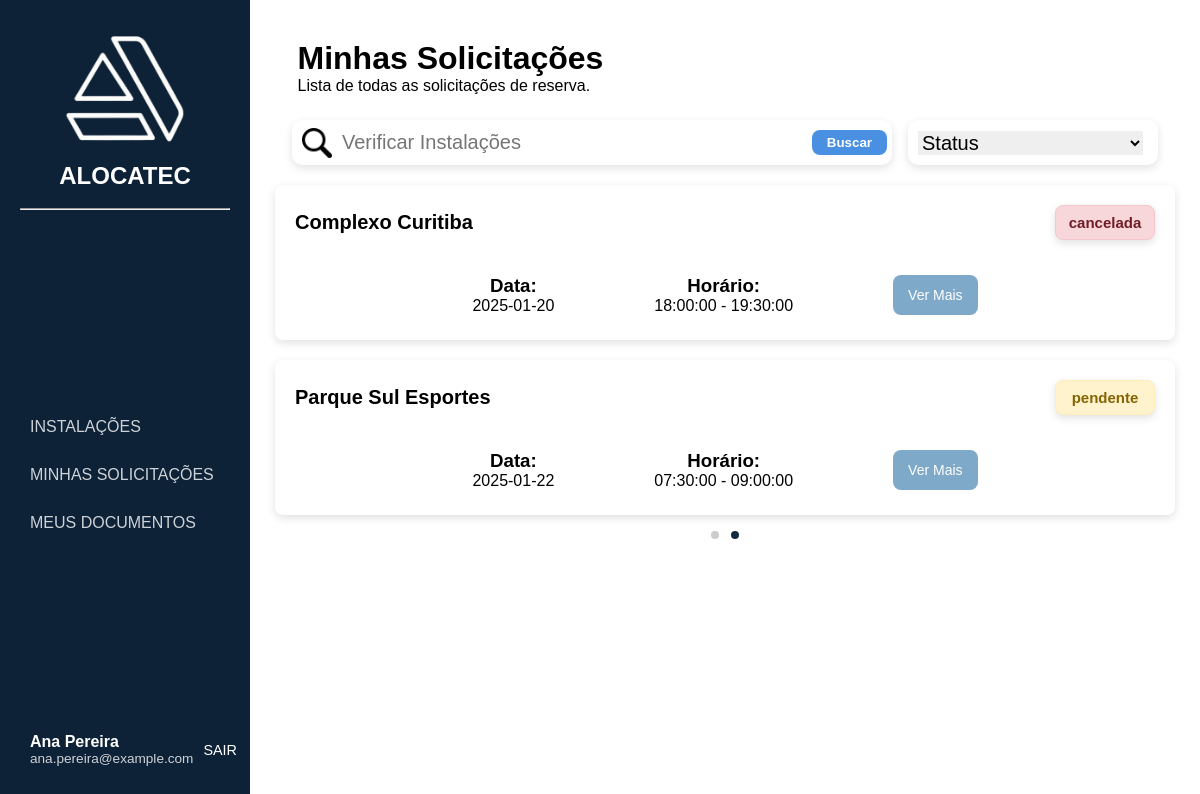
Screenshot of /pages/solicitacoes/solicitacoes.php?page=2 (signed in) with the database file from the repository.
### tables this page shows
CREATE TABLE reserva (
    id_reserva INT AUTO_INCREMENT PRIMARY KEY,
    data DATE NOT NULL,
    horario_inicio TIME NOT NULL,
    horario_fim TIME NOT NULL,
    status ENUM('pendente', 'concluída', 'cancelada') NOT NULL,
    capacidade INT NOT NULL, 
	data_reserva DATETIME DEFAULT CURRENT_TIMESTAMP,
    id_usuario INT NOT NULL,
    id_estabelecimento INT NOT NULL,
    id_espaco INT NOT NULL,
    id_administrador INT NOT NULL,
    FOREIGN KEY (id_usuario) REFERENCES usuario(id_usuario),
    FOREIGN KEY (id_estabelecimento) REFERENCES estabelecimento(id_estabelecimento),
    FOREIGN KEY (id_espaco) REFERENCES espaco(id_espaco),
    FOREIGN KEY (id_administrador) REFERENCES administrador(id_administrador)
);

CREATE TABLE estabelecimento (
    id_estabelecimento INT AUTO_INCREMENT PRIMARY KEY,
    nome_est VARCHAR(100) NOT NULL,
    tipo ENUM('Vôlei','Futebol','Basquete','Piscina', 'Poliesportivo','Outros') NOT NULL,
    endereco VARCHAR(150) NOT NULL,
    numero NUMERIC(5) NOT NULL,
    bairro VARCHAR(150) NOT NULL,
    cep VARCHAR(10) NOT NULL,
    cidade VARCHAR(150) NOT NULL,
    complemento VARCHAR(150),
    uf VARCHAR(2) NOT NULL,
    status ENUM('Ativo', 'Inativo') NOT NULL,
    inicio TIME NOT NULL,
    termino TIME NOT NULL,
    disponibilidade ENUM('Seg-Sex', 'Sab-Dom', 'Seg-Dom') NOT NULL,
    id_administrador INT NOT NULL,
    FOREIGN KEY (id_administrador) REFERENCES administrador(id_administrador)
);

### login/login.php (called while the page is built, shortened)
<?php
class Store
{
    public static function get($key)
    {
        return $_SESSION[$key] ?? null;
    }
}

### pages/solicitacoes/solicitacoes.php (the view, shortened to what this page needs)
<?php
require_once '../../login/login.php';
$usuario = Store::get('usuario');
?>
<!DOCTYPE html>
<html lang="pt-BR">
<head>
    <link rel="stylesheet" href="solicitacoes.css">
</head>
<body>
    <aside class="sidebar">
        <div class="logo">
            <div class="icone-logo">
                <img src="./img/logo.png" alt="Logo ALOCATEC">
            </div>
            <h2>ALOCATEC</h2>
            <br>
            <hr>
        </div>
        <nav>
            <ul>
                <li><a href="../instalacoes/instalacoes.php">INSTALAÇÕES</a></li>
                <li><a href="../solicitacoes/solicitacoes.php">MINHAS SOLICITAÇÕES</a></li>
                <li><a href="../documentos/meusdocumentos.php">MEUS DOCUMENTOS</a></li>
            </ul>
        </nav>
        <div class="user" data-usuario="<?= $usuario['id'] ?>"
             onclick="window.location.href='../perfil/perfil.php?usuario=<?= $usuario['id'] ?>'">
            <div class="user-info">
                <p class="nome"><?= htmlspecialchars($usuario['nome_usu']) ?></p>
                <p class="cargo"><?= htmlspecialchars($usuario['email']) ?></p>
            </div>
            <a href="../../login/logout.php" class="logout">SAIR</a>
        </div>
    </aside>
    <div class="content">
        <div class="page">
            <h1>Minhas Solicitações</h1>
            <p>Lista de todas as solicitações de reserva.</p>
        </div>
        <form method="GET" class="filters">
            <div class="search">
                <img src="./img/lupa.png" alt="Buscar">
                <input
                    type="text"
                    name="busca"
                    placeholder="Verificar Instalações"
                    value="<?= isset($_GET['busca']) ? htmlspecialchars($_GET['busca']) : '' ?>"
                />
                <button type="submit" class="btn-buscar">Buscar</button>
            </div>
            <div class="chip">
                <select name="status" onchange="this.form.submit()">
                    <option value="">Status</option>
                </select>
            </div>
        </form>
        <?php
        require_once '../../database/conexao_bd_mysql.php';
        $limite = 3;
        $onde_estou = isset($_GET['page']) ? max(1, intval($_GET['page'])) : 1;
        $linha_mysql = ($onde_estou - 1) * $limite;
        $statusFiltro = "";
        $buscaFiltro = "";
        $total_query = "
            SELECT COUNT(*) AS total
            FROM reserva R
            INNER JOIN estabelecimento E ON R.id_estabelecimento = E.id_estabelecimento
            WHERE 1=1
            $statusFiltro
            $buscaFiltro
        ";
        $total_result = mysqli_query($conexao_servidor_bd, $total_query);
        $total_row = mysqli_fetch_assoc($total_result);
        $total_pag = ceil($total_row['total'] / $limite);
        $sql_reserva = "
            SELECT
                R.id_reserva,
                R.data,
                R.horario_inicio,
                R.horario_fim,
                R.status,
                U.nome_usu AS usuario,
                E.nome_est AS nome_est
            FROM reserva R
            INNER JOIN usuario U ON R.id_usuario = U.id_usuario
            INNER JOIN estabelecimento E ON R.id_estabelecimento = E.id_estabelecimento
            WHERE 1=1
            $statusFiltro
            $buscaFiltro
            LIMIT $linha_mysql, $limite
        ";
        $result_reserva = mysqli_query($conexao_servidor_bd, $sql_reserva);
        $dados_reserva = mysqli_fetch_all($result_reserva, MYSQLI_ASSOC);
        if (!empty($dados_reserva)) {
            foreach ($dados_reserva as $reserva) {
                echo "
                <div class='solicitacao-card'>
                    <div class='topo-solicitacao'>
                        <div class='nome-espaco'>
                            <h2>". htmlspecialchars($reserva['nome_est']) ."</h2>
                        </div>
                        <div class='status-solicitacao ". htmlspecialchars($reserva['status']) ."'>
                            <h2>". htmlspecialchars($reserva['status']) ."</h2>
                        </div>
                    </div>
                    <div class='detalhes-solicitacao'>
                        <div class='detalhe'>
                            <h3>Data:</h3>
                            <p>". htmlspecialchars($reserva['data']) ."</p>
                        </div>
                        <div class='detalhe'>
                            <h3>Horário:</h3>
                            <p>". htmlspecialchars($reserva['horario_inicio']) ." - ". htmlspecialchars($reserva['horario_fim']) ."</p>
                        </div>
                        <button class='ver-mais-btn'
                            onclick=\"window.location.href='../detalhes_solicitacao/solicitacao.php?id=". htmlspecialchars($reserva['id_reserva']) ."'\">
                            Ver Mais
                        </button>
                    </div>
                </div>
                ";
            }
        } else {
            echo "<div class='erro'>
                    <h3>Nenhuma solicitação encontrada</h3>
                    <p>Tente alterar o filtro ou fazer uma nova busca.</p>
                </div>
";
        }
        ?>
        <div class="pagination-dots">
            <?php
                for ($i = 1; $i <= $total_pag; $i++):
                    $active = ($i == $onde_estou) ? "active" : "";
                    $url = "?page=$i";
            ?>
                <a href="<?= $url ?>" class="dot <?= $active ?>"></a>
            <?php endfor; ?>
        </div>
    </div>
</body>
</html>

### pages/solicitacoes/solicitacoes.css (style rules this page uses)
* { margin: 0; padding: 0; box-sizing: border-box; font-family: "Nunito", sans-serif; }
body { display: flex; height: 100vh; }
.sidebar { width: 250px; background: #0d2137; color: white; display: flex; flex-direction: column; justify-content: space-between; padding: 30px 20px; }
.logo { text-align: center; margin-bottom: 10px; }
.logo img { width: 120px; height: auto; }
.icone-logo { font-size: 40px; font-weight: bold; }
nav ul { list-style: none; }
nav ul li { padding: 15px 10px; cursor: pointer; opacity: 0.8; transition: 0.3s; }
a { text-decoration: none; color: white; }
.user { display: flex; align-items: center; gap: 10px; }
.user-info p { margin: 0; }
.nome { font-weight: bold; }
.cargo { font-size: 0.85rem; opacity: 0.8; }
.logout { margin-left: auto; color: #fff; font-size: 0.9rem; text-decoration: none; }
.content { flex: 1; background: #fff; padding: 20px 0; display: flex; flex-direction: column; align-items: center; }
.page { width: 90%; max-width: 900px; margin: 20px auto 10px auto; justify-content: space-between; }
.filters { margin-top: 15px; display: flex; justify-content: space-between; gap: 16px; align-items: center; padding: 0; }
.search { display: flex; align-items: center; gap: 10px; background: #fff; border-radius: 10px; height: 45px; width: 600px; box-shadow: 0 3px 8px rgba(0, 0, 0, 0.12); }
.search img { width: 30px; height: 30px; margin-left: 10px; }
.search input { border: none; outline: none; font-size: 20px; width: 100%; }
.btn-buscar { background: #4a90e2; color: #fff; border: none; padding: 5px 15px; border-radius: 8px; cursor: pointer; transition: 0.2s; font-weight: 600; margin-right: 5px; }
.chip { display: flex; align-items: center; gap: 15px; background: #fff; border-radius: 10px; height: 45px; width: 250px; box-shadow: 0 3px 8px rgba(0, 0, 0, 0.12); }
.chip select { border: none; outline: none; font-size: 20px; width: 90%; margin-left: 10px; }
.solicitacao-card { text-align: center; width: 100%; max-width: 900px; height: auto; border-radius: 8px; box-shadow: 0 3px 8px rgba(0, 0, 0, 0.12); background: #fff; padding: 15px; }
.topo-solicitacao { display: flex; justify-content: space-between; align-items: center; padding: 15px; }
.nome-espaco h2, .detalhes-solicitacao h2 { color: #000; }
.nome-espaco { width: 600px; }
.nome-espaco h2 { font-size: 20px; color: #000; text-align: justify; }
.solicitacao-card { margin-top: 20px; padding: 5px; border-radius: 8px; box-shadow: 0 3px 8px rgba(0, 0, 0, 0.12); background: #ffff; }
.status-solicitacao { width: 100px; height: 35px; display: flex; justify-content: center; align-items: center; border-radius: 8px; box-shadow: 0 3px 8px rgba(0, 0, 0, 0.12); color: inherit; }
.status-solicitacao h2 { font-size: 15px; margin: 0; text-align: center; color: inherit; }
.status-solicitacao.pendente { background-color: #fff3cd; color: #856404; border: 1px solid #ffeeba; }
.status-solicitacao.cancelada { background-color: #f8d7da; color: #721c24; border: 1px solid #f5c6cb; }
.detalhes-solicitacao { display: flex; justify-content: center; gap: 100px; padding: 20px; }
.ver-mais-btn { background-color: #7ea9c9; color: #fff; border: none; border-radius: 8px; padding: 10px 15px; cursor: pointer; font-size: 14px; transition: background-color 0.3s; }
.pagination-dots { text-align: center; margin-top: 10px; }
.pagination-dots .dot { display: inline-block; width: 8px; height: 8px; border-radius: 50%; background-color: #ccc; margin: 0 4px; cursor: pointer; }
.pagination-dots .dot.active { background-color: #122a40; }

### rows the page displays
reserva: id_estabelecimento.nome_est "Complexo Curitiba", status "cancelada", data "2025-01-20", horario_inicio "18:00:00", horario_fim "19:30:00"
reserva: id_estabelecimento.nome_est "Parque Sul Esportes", status "pendente", data "2025-01-22", horario_inicio "07:30:00", horario_fim "09:00:00"

### other values shown
$usuario['nome_usu'] "Ana Pereira"
$usuario['email'] "ana.pereira@example.com"
